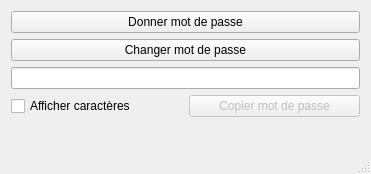
<?xml version="1.0" encoding="UTF-8"?>
<ui version="4.0">
 <class>GenerateurMdP</class>
 <widget class="QMainWindow" name="GenerateurMdP">
  <property name="geometry">
   <rect>
    <x>0</x>
    <y>0</y>
    <width>371</width>
    <height>174</height>
   </rect>
  </property>
  <property name="windowTitle">
   <string>GenerateurMdP</string>
  </property>
  <widget class="QWidget" name="centralWidget">
   <layout class="QHBoxLayout" name="horizontalLayout">
    <item>
     <layout class="QVBoxLayout" name="verticalLayout">
      <item>
       <widget class="QPushButton" name="getPasswordButton">
        <property name="sizePolicy">
         <sizepolicy hsizetype="Minimum" vsizetype="Fixed">
          <horstretch>0</horstretch>
          <verstretch>0</verstretch>
         </sizepolicy>
        </property>
        <property name="text">
         <string>Donner mot de passe</string>
        </property>
       </widget>
      </item>
      <item>
       <widget class="QPushButton" name="resetPasswordButton">
        <property name="sizePolicy">
         <sizepolicy hsizetype="Minimum" vsizetype="Fixed">
          <horstretch>0</horstretch>
          <verstretch>0</verstretch>
         </sizepolicy>
        </property>
        <property name="text">
         <string>Changer mot de passe</string>
        </property>
       </widget>
      </item>
      <item>
       <widget class="QLineEdit" name="mainLine"/>
      </item>
      <item>
       <layout class="QHBoxLayout" name="horizontalLayout_3">
        <item>
         <widget class="QCheckBox" name="drawPasswordCheckBox">
          <property name="text">
           <string>Afficher caractères</string>
          </property>
          <property name="checked">
           <bool>false</bool>
          </property>
         </widget>
        </item>
        <item>
         <widget class="QPushButton" name="copyToClipboardButton">
          <property name="enabled">
           <bool>false</bool>
          </property>
          <property name="text">
           <string>Copier mot de passe</string>
          </property>
         </widget>
        </item>
       </layout>
      </item>
      <item>
       <spacer name="verticalSpacer">
        <property name="orientation">
         <enum>Qt::Vertical</enum>
        </property>
        <property name="sizeHint" stdset="0">
         <size>
          <width>20</width>
          <height>40</height>
         </size>
        </property>
       </spacer>
      </item>
     </layout>
    </item>
   </layout>
  </widget>
  <widget class="QStatusBar" name="statusBar"/>
 </widget>
 <layoutdefault spacing="6" margin="11"/>
 <resources/>
 <connections/>
</ui>
